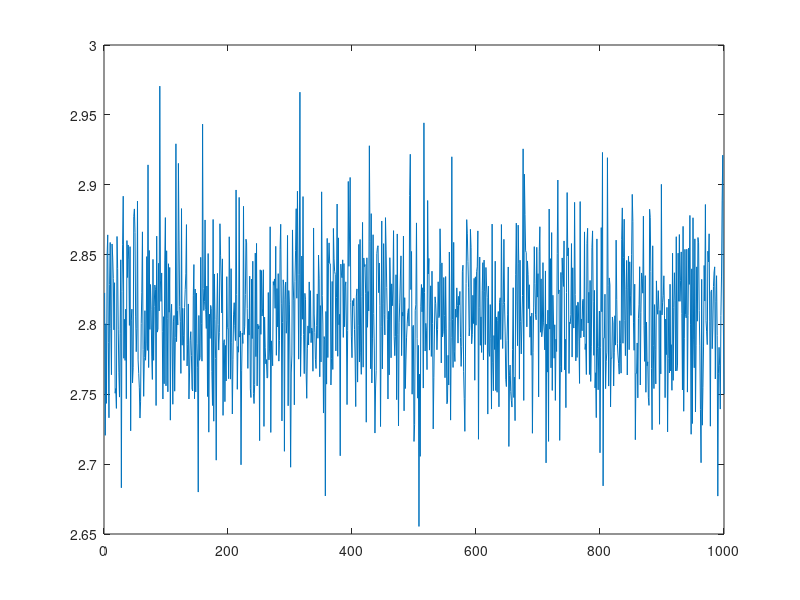

This chart was generated by the following MATLAB code:
N = 1000;

sigma = 0.1;
N_it = 1000;

FFT_mag_w_avg = zeros(1,N);

for i = 1:N_it
    w = 1/sqrt(2)*sigma*(randn(1,N) + 1i*randn(1,N));
    FFT_mag_w = abs(fft(w));
    FFT_mag_w_avg = FFT_mag_w_avg + FFT_mag_w;
end
FFT_mag_w_avg = FFT_mag_w_avg./N_it;
plot(FFT_mag_w_avg);